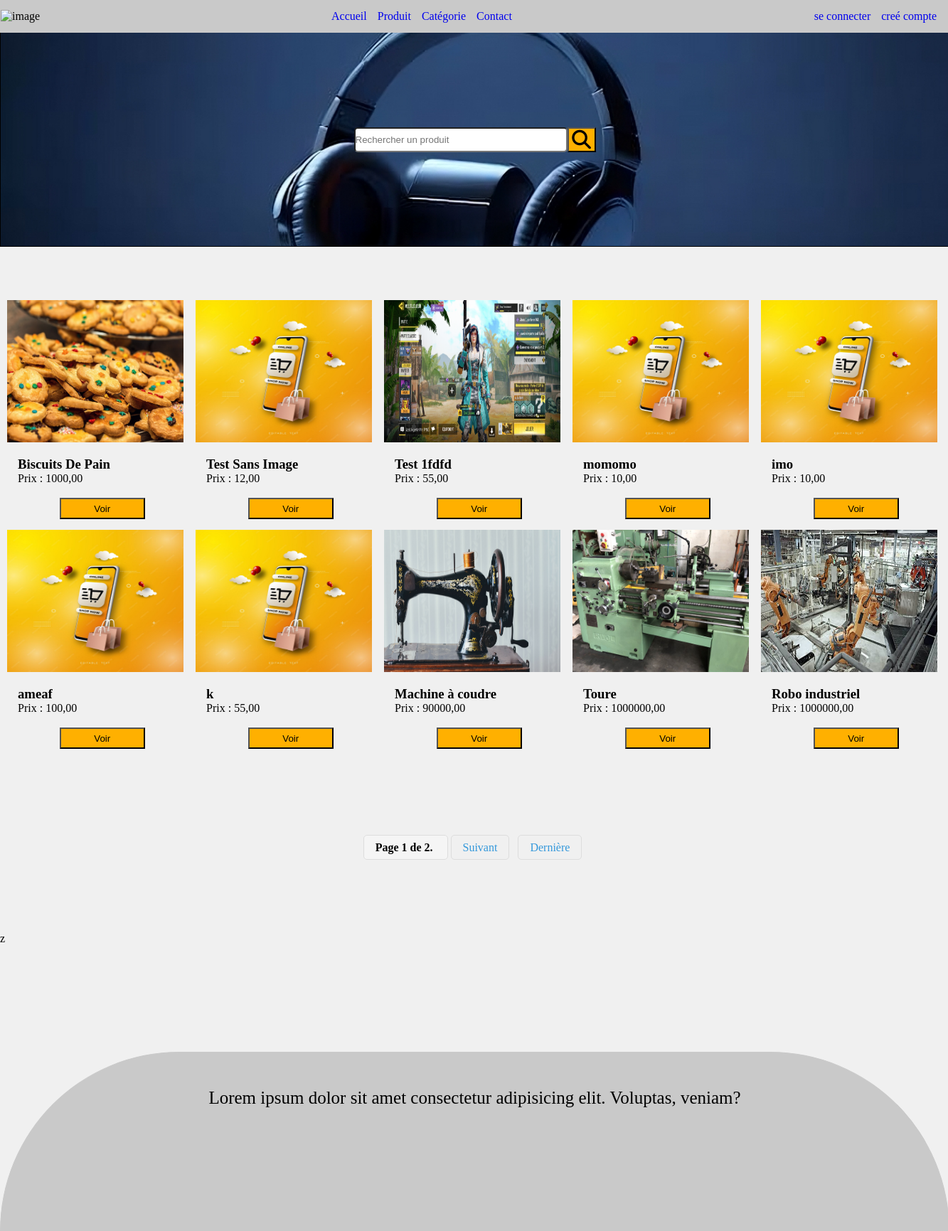
/product-list/, run on the app's committed database.
### siteweb/models.py (models this page shows, shortened)
class Products(models.Model):
    author = models.ForeignKey(get_user_model(), on_delete=models.CASCADE)
    category = models.ForeignKey(Category, on_delete=models.SET_NULL, null=True, blank=True)
    name = models.CharField(max_length=100)
    description = models.TextField(max_length=300)
    price = models.DecimalField(max_digits=10, decimal_places=2)
    stock = models.PositiveIntegerField()
    slug = models.CharField(max_length=100, unique=True, blank=True)
    status = models.BooleanField(default=True)
    date_on = models.DateTimeField(auto_now_add=True)
    image = models.ImageField(upload_to='products', blank=True, null=True)

### siteweb/views.py (the view)
# urls.py: path('product-list/',ListProducts.as_view(), name='products' ),
class ListProducts(ListView):
    template_name = 'siteweb/listProducts-products.html'
    model = Products
    context_object_name = 'products'
    paginate_by = 10
    def get_queryset(self):
        q = self.request.GET.get('q')
        if q:
            return Products.objects.filter(name__icontains=q, status=True)
        return Products.objects.filter(status=True)

### siteweb/templates/siteweb/listProducts-products.html (shortened to what this page needs)
{% extends 'index.html' %}
{% block header %}
{% load static %}
<link rel="stylesheet" href="{% static 'siteweb/css/product.css' %}">
<link rel="stylesheet" href="https://cdnjs.cloudflare.com/ajax/libs/font-awesome/6.6.0/css/all.min.css" />
{% endblock %}
{% block container %}
<div class="product-container">
    <div class="accueil-image">
        <form method="GET" action="{% url 'products' %}" class="search-form">
            <input type="search" name="q" placeholder="Rechercher un produit">
            <button type="submit" class="search-buttom"></button>
        </form>
    </div>
    <div class="container-article">
        {% for product in products %}
        <article>
            <a href="{% url 'detail-product' slug=product.slug %}">
                {% if product.image %}
                <div class="image-carte">
                    <img src="{{ product.image.url }}" alt="image">
                </div>
                {% else %}
                <div class="image-carte">
                    <img src="{% static 'siteweb/images/image.png' %}" alt="image">
                </div>
                {% endif %}
            </a>
            <h3 style="margin-top: 20px; margin-left: 15px;">{{product.name}}</h3>
            <p style=" margin-left: 15px; margin-bottom: 0px;">
                Prix : {{product.price}}<br><br>
                <a href="{% url 'detail-product' slug=product.slug %}"><button type="button">Voir</button></a>
            </p>
        </article>
        {% endfor %}
    </div>
    <div class="pagination">
        <span class="step-links">
            <span class="current">
                Page {{ page_obj.number }} de {{ page_obj.paginator.num_pages }}.
            </span>
            {% if page_obj.has_next %}
            <a href="?page={{ page_obj.next_page_number }}">Suivant</a>
            <a href="?page={{ page_obj.paginator.num_pages }}">Dernière</a>
            {% endif %}
        </span>
    </div>
</div>
{% endblock %}

### siteweb/static/css/style.css (style rules this page uses)
* { list-style : none; padding : 0px; margin : 0px; }
a { list-style: none; text-decoration: none; }

### siteweb/static/siteweb/css/product.css (style rules this page uses)
body { background-color:#f0f0f0 ; }
.product-container { width: 100%; height: auto; margin-bottom: 100px; }
.container-article { display: grid; grid-template-columns: repeat(5,250px); grid-template-rows: repeat(7,auto); gap: 15px; margin-left: 10px; margin-right: 10px; margin-bottom: 10px; padding-bottom: 25px; }
button { width: 120px; height: 30px; background-color: #ffb000; margin-left: 25%; margin-right: 25%; }
.image-carte { width: 248px; max-width: 248px; height: 200px; object-fit: contain; }
.image-carte img { width: 100%; height: 200px; }
.pagination { text-align: center; margin-top: 20px; }
.pagination .step-links a { color: #3498db; padding: 8px 16px; margin: 0 4px; border: 1px solid #ddd; border-radius: 5px; text-decoration: none; }
.pagination .step-links .current { padding: 8px 16px; border: 1px solid #ddd; border-radius: 5px; background-color: #f5f5f5; }
.pagination .step-links { display: inline-block; padding: 10px; }
.pagination .step-links a { color: #3498db; padding: 8px 16px; margin: 0 4px; border: 1px solid #ddd; border-radius: 5px; text-decoration: none; transition: background-color 0.3s ease; }
.pagination .step-links .current { padding: 8px 16px; border: 1px solid #ddd; border-radius: 5px; background-color: #f5f5f5; font-weight: bold; }
.search-form button { padding: 0px; margin: 0px; }
.search-form { display: flex; justify-content: center; align-items: center; position: relative; z-index: 2; }
.accueil-image { width: 100%; height: 300px; border: solid 1px; margin-bottom: 75px; display: flex; justify-content: center; align-items: center; }
input { height: 35px; width: 300px; border-radius: 5px; }
.search-buttom { width: 40px; height: 35px; }

### data on the page
Products: image (picture), name "Biscuits De Pain", price "1000,00"
Products: name "Test Sans Image", price "12,00"
Products: image (picture), name "Test 1fdfd", price "55,00"
Products: name "momomo", price "10,00"
Products: name "imo", price "10,00"
Products: name "ameaf", price "100,00"
Products: name "k", price "55,00"
Products: image (picture), name "Machine à coudre", price "90000,00"
Products: image (picture), name "Toure", price "1000000,00"
Products: image (picture), name "Robo industriel", price "1000000,00"

### other printed values
{{ page_obj.number }} "1"
{{ page_obj.paginator.num_pages }} "2"
